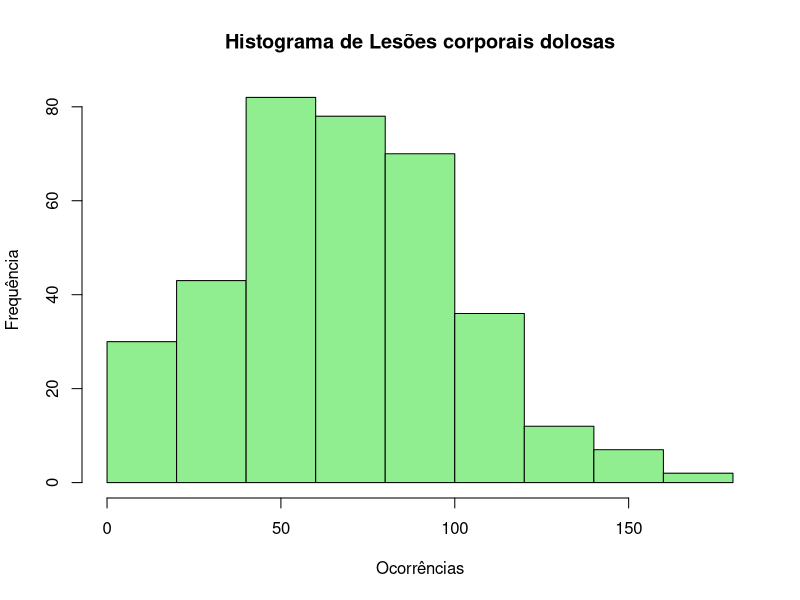
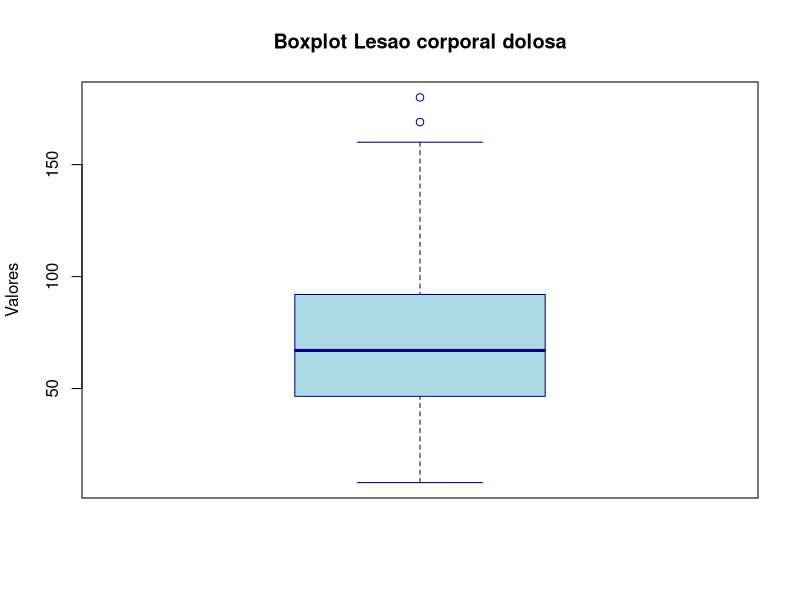
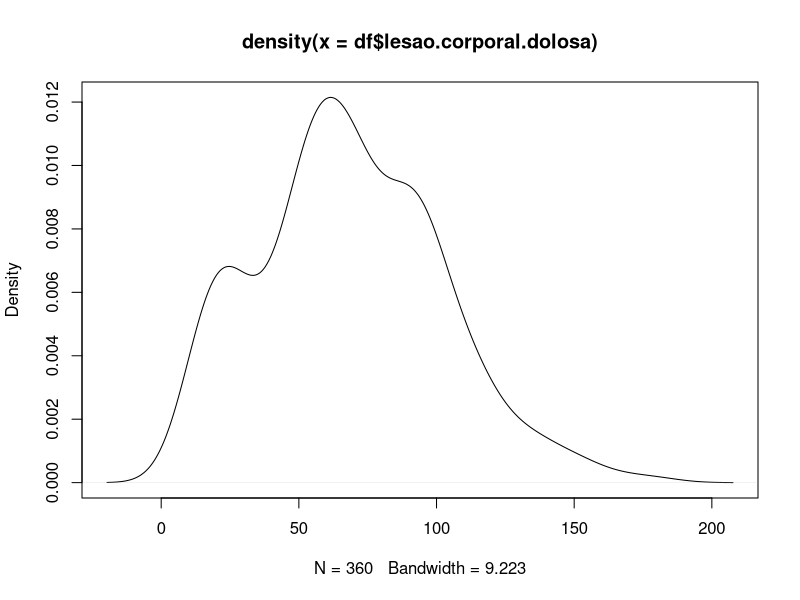
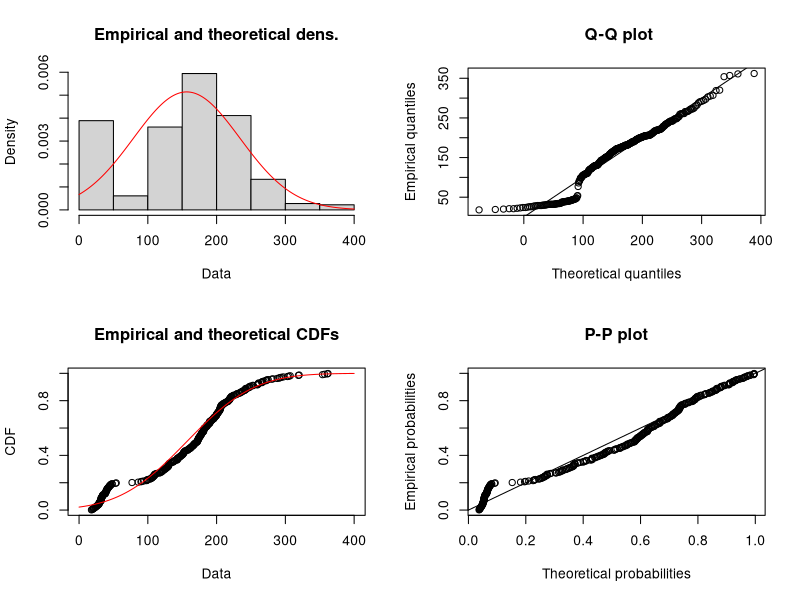
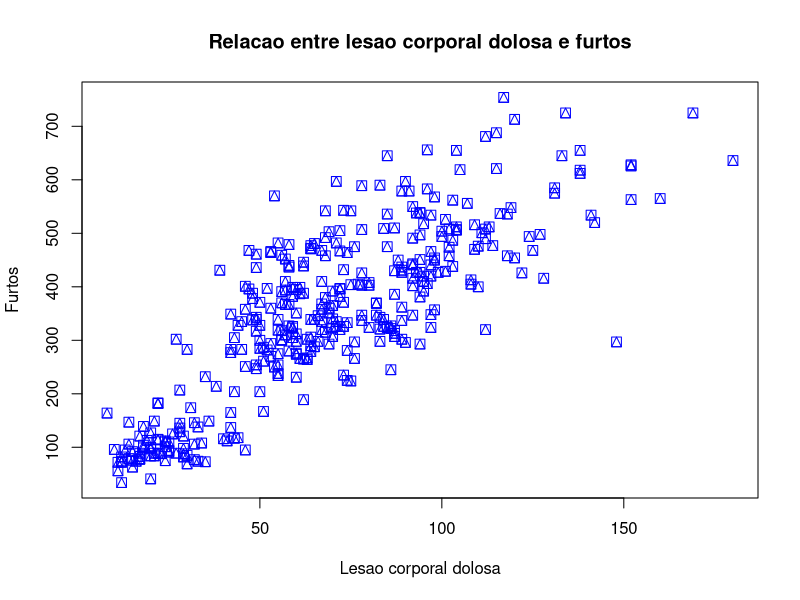
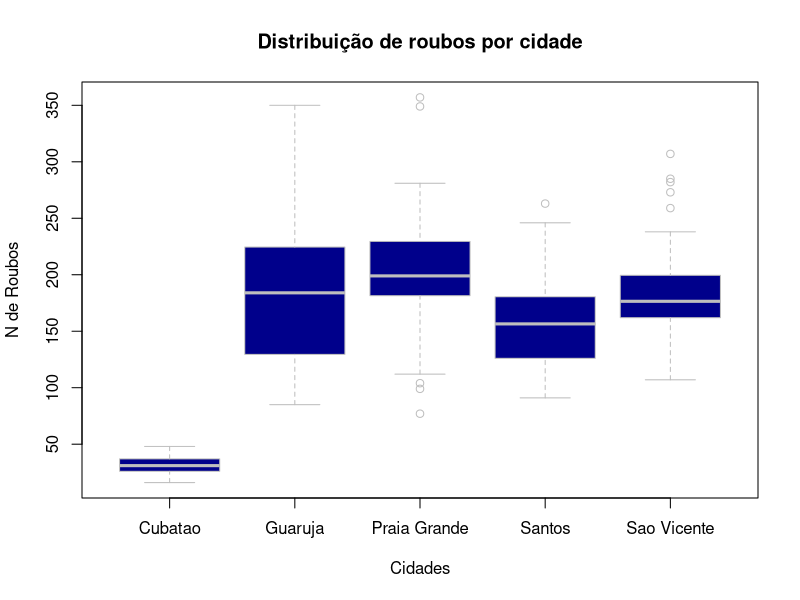
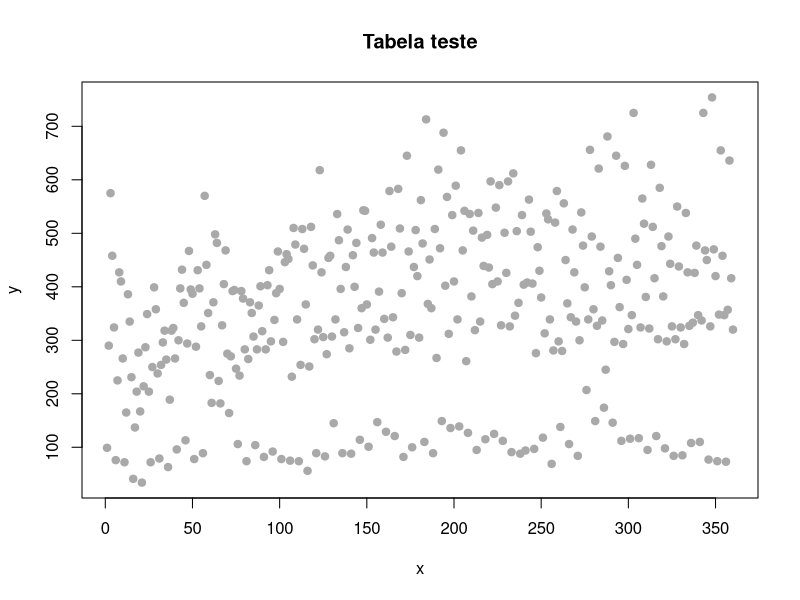
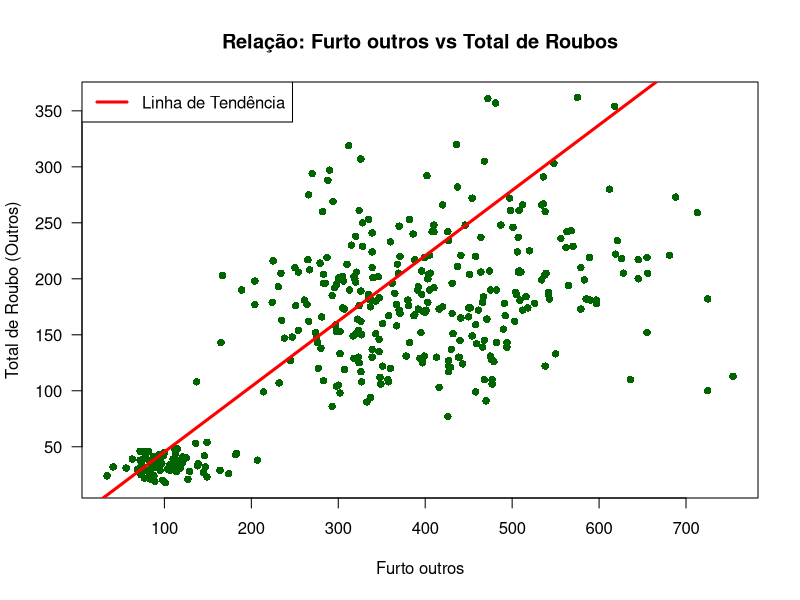

Write R code to recreate these figures, in order. (Note: this script raises an error after producing the figures.)
df <- read.csv("dados.csv")

print('As medidas foram feitas usando os dados da colune referente a lesao corporal dolosa')

#Media
print('Media')
mean(df$`lesao.corporal.dolosa`, na.rm = TRUE)

#Mediana
print('Mediana')
median(df$`lesao.corporal.dolosa`, na.rm = TRUE)

#Moda
print('Moda')
temp_tab <- table(df$`lesao.corporal.dolosa`)
names(temp_tab)[which.max(temp_tab)]

# Histograma simples
print('Histograma')
hist(df$`lesao.corporal.dolosa`,
     main = "Histograma de Lesões corporais dolosas",
     xlab = "Ocorrências",
     ylab = "Frequência",
     col = "lightgreen",
     breaks = 10)

#Media aparada
print('Media aparada (25 e 50%)')
mean(df$`lesao.corporal.dolosa`, na.rm = TRUE, trim = 0.25)

mean(df$`lesao.corporal.dolosa`, na.rm = TRUE, trim = 0.5)

#Media geometrica
print('Media geométrica')
exp(mean(log(df$`lesao.corporal.dolosa`)))

# Desvios em relacao a media
print('Desvios em relacao a media')
df$`lesao.corporal.dolosa` - mean(df$`lesao.corporal.dolosa`)

# Desvios em relacao a mediana
print('Desvios em relacao a mediana')
df$`lesao.corporal.dolosa` - median(df$`lesao.corporal.dolosa`)

# Desvio padrao
print('Desvio padrao')
sd(df$`lesao.corporal.dolosa`)

# Variancia
print('Variancia')
var(df$`lesao.corporal.dolosa`)

# Desvio absoluto medio
print('Desvio absoluto medio')
mean(abs(df$`lesao.corporal.dolosa` - mean(df$`lesao.corporal.dolosa`)))

# MAD
print('MAD')
mad(df$`lesao.corporal.dolosa`)

# Amplitude
print('Amplitude')
diff(range(df$`lesao.corporal.dolosa`))

# Percentil
print('Percentil 25')
quantile(df$`lesao.corporal.dolosa`, probs = 0.25)

print('Percentil 90')
quantile(df$`lesao corporal dolosa`, probs = 0.9)

# Amplitude Interquartilica
print('Amplitude Interquartilica')
IQR(df$`lesao.corporal.dolosa`)

dados <- df$`lesao.corporal.dolosa`
# 50 valores normais em torno de 10, mais dois outliers: 25 e 30
# Boxplot
boxplot(dados,
        main = "Boxplot Lesao corporal dolosa",
        ylab = "Valores",
        col = "lightblue",
        border = "darkblue",
        notch = F)

# Tabela de frequencia
print('Tabela de frequencia')
prop.table(table(df$`lesao.corporal.dolosa`))

# Tabela de frequencia
print('Tabela de frequencia %')
round(prop.table(table(df$`lesao.corporal.dolosa`)) * 100, 2)

# Estimativa densidade
print('Estimativa densidade')

df$`lesao corporal dolosa` <- rnorm(120)
plot(density(df$`lesao.corporal.dolosa`))

# Distribuicao normal
library(fitdistrplus)
teste <- fitdist(df$`total.de.roubo...outros`, "norm")
plot(teste)
teste

# Teste de correlação (pega as 10 maiores correlações da tabela)
# 1. Filtrar apenas colunas numéricas
df_num <- df[, sapply(df, is.numeric)]

# 2. Calcular a matriz de correlação
matriz_cor <- cor(df_num, use = "pairwise.complete.obs")

# 3. Remover a diagonal e a parte repetida (espelhada)
matriz_cor[lower.tri(matriz_cor, diag = TRUE)] <- NA

# 4. Transformar em formato de lista (long format)
tabela_cor <- as.data.frame(as.table(matriz_cor))

# 5. Limpar os NAs e renomear
tabela_cor <- na.omit(tabela_cor)
colnames(tabela_cor) <- c("Variavel_1", "Variavel_2", "Correlacao")

# 6. Obter as 10 maiores correlações (em valor absoluto)
top_10 <- head(tabela_cor[order(abs(tabela_cor$Correlacao), decreasing = TRUE), ], 10)

# Resultado
print(top_10)

#Relacao entre duas colunas com alta correlacao (Lesao corporal dolosa e furtos, no caso)
plot(df$lesao.corporal.dolosa, df$furto...outros,
main = "Relacao entre lesao corporal dolosa e furtos",
xlab = "Lesao corporal dolosa", ylab = "Furtos",
pch = 14, # alterar formato
col = "blue", # cor dos pontos
cex = 1.3) # tamanho dos pontos


#tapply + Distribuicao de roubos por cidades com boxplot
summary_roubos_cidades <-tapply(df$roubo...outros,df$cidade,summary)
summary_roubos_cidades

boxplot(df$roubo...outros ~ df$cidade,data = df,
col="darkblue", #cordepreenchimento
border="grey", #cordasbordas
main="Distribuição de roubos por cidade",
xlab="Cidades",
ylab="N de Roubos")


#alpha e beta - Função lm

# Garante que os dados estão em ordem cronológica
df <- df[order(df$Data), ]

# Cria o índice numérico (1 para o janeiro, 2 para fevereiro, etc.)
df$mes_indice <- 1:nrow(df)

y <- df$furto...outros
x <- df$mes_indice
  
fun_lm <- lm( 
  formula = y ~ x, 
  data = df, 
  subset = x >= 50, 
  weights = 1/x, 
  na.action = na.omit
  )

fun_lm

plot(x, y, main = "Tabela teste", pch = 19, col = "darkgray", xlab = "x", ylab = "y")

#Regressão linear

modelo_completo <- lm(
  formula = total.de.roubo...outros	~ furto...outros,
  data = df,
  subset = furto...outros <= 400,
  weights = 1 / (furto...outros + 1),
  na.action = na.omit
)

print(modelo_completo)

summary(modelo_completo)

plot(df$furto...outros, df$total.de.roubo...outros,
     main = "Relação: Furto outros vs Total de Roubos",
     xlab = "Furto outros",
     ylab = "Total de Roubo (Outros)",
     pch = 16,
     col = "darkgreen",
     las = 1)

abline(modelo_completo, col = "red", lwd = 3)

legend("topleft", legend = "Linha de Tendência", col = "red", lwd = 3)

#KNN e K-means

library(ggplot2)
library(cluster)

dados_cluster <- df[, c("furto...outros", "total.de.roubo...outros")]
dados_scale <- scale(dados_cluster)

set.seed(123)
grupos <- kmeans(dados_scale, centers = 3)

df$nivel_seguranca <- as.factor(grupos$cluster)

ggplot(df, aes(x = furto...outros, y = total.de.roubo...outros, color = nivel_seguranca)) +
  geom_point(size = 3) +
  stat_ellipse() +
  labs(title = "Classificação de Segurança - Baixada Santista",
       x = "Volume de Furtos",
       y = "Volume de Roubos",
       color = "Nível de Risco") +
  theme_minimal()

  #Random forest (tentativa de previsão da cidade baseado nos roubos e furtos que aconteceram)
library(randomForest)

set.seed(123)

modelo_rf <-randomForest(
  df$cidade ~ df$furto...outros + df$furto.de.veiculo + df$total.de.roubo...outros,
  data = df,
  ntree =500,
  mtry =2,
  importance=TRUE
)

novo_dado <- df[1]

novo_dado$furto...outros <- 10
novo_dado$furto.de.veiculo <- 2
novo_dado$total.de.roubo...outros <- 5

predict(modelo_rf,novo_dado,type="prob")
